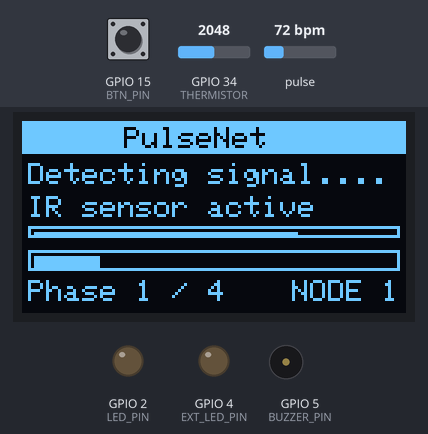
Recording of a sketch running on a simulated ESP32. On the bench: 128×64 one-colour display, output pins drawn as LEDs (lit = HIGH), buzzer (waves = sounding, pin HIGH). Inputs (shaded band) come from the test bench; at power-on: GPIO 34 (THERMISTOR) = 2048, GPIO 15 (BTN_PIN) HIGH, pulse 72 bpm. Random numbers use the default seed unless the sketch sets one; what the sketch prints to the serial monitor is not drawn.

Above: at 2.7 s.
2.8 s: GPIO 34 (THERMISTOR) set to 2509
At 7.0 s:
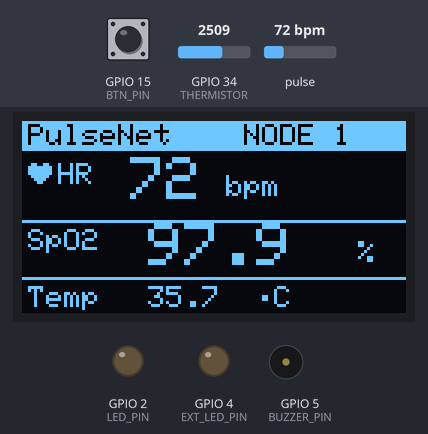
7.1 s: GPIO 34 (THERMISTOR) set to 2615
At 8.3 s:
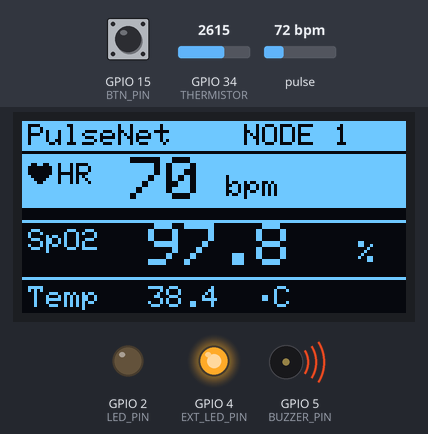
11.4 s: GPIO 34 (THERMISTOR) set to 2866
At 12.7 s:
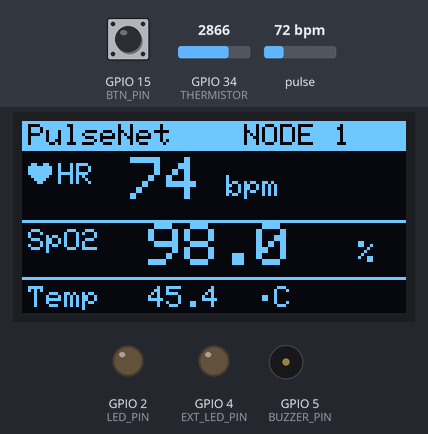
13.4 s: GPIO 15 (BTN_PIN) pulled LOW for 0.15 s
At 17.8 s:
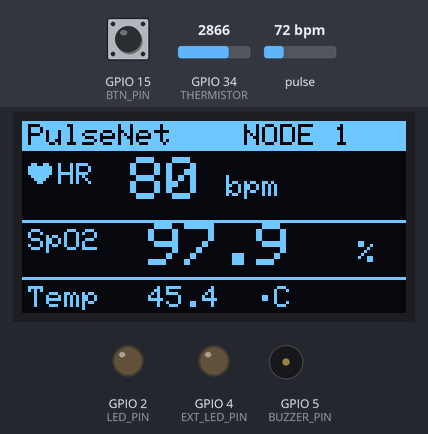
18.1 s: GPIO 15 (BTN_PIN) pulled LOW for 1 s
At 23.8 s:
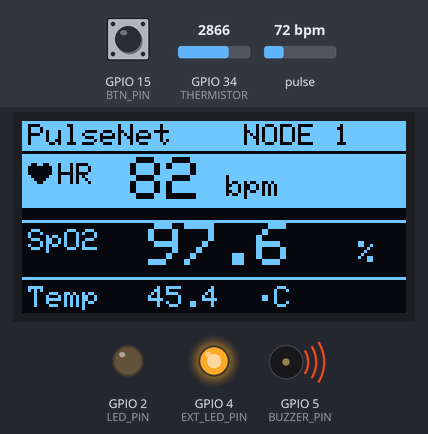
Timing chart, 0 to 24.7 s (numbered marks = the images above; inputs shaded):
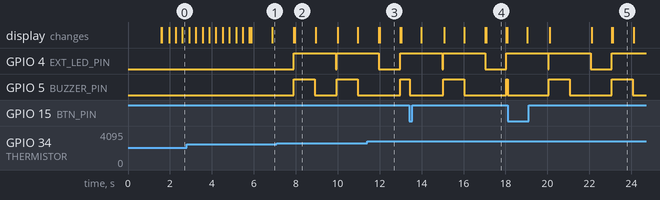

Measured:
- the behaviour switches between 2568 and 2569 on GPIO 34 (THERMISTOR) (found by bisection; images 1 and 2)
- after the input at 7.1 s, GPIO 4 (EXT_LED_PIN): LOW → HIGH after 0.81 s, → LOW 2.0 s later, → HIGH 0.04 s later; GPIO 5 (BUZZER_PIN): alternates HIGH for 1.0 s and LOW for 1.0 s, starting after 0.81 s
- what the display in image 2 shows lasts 1.0 s, from 8.0 s to 9.0 s

The sketch:

edge_node.ino
```cpp
/*
 * ============================================
 *  PulseNet — Edge Node (Direct Serial Mode)
 * ============================================
 *  Hardware:
 *    - ESP32 Dev Module
 *    - MAX30102 (Heart Rate + SpO2)
 *    - NTC 10K Thermistor (GPIO 34)
 *    - Onboard LED (GPIO 2) + External LED (GPIO 4)
 *    - Buzzer (GPIO 5)
 *    - SSD1306 OLED 0.96" (I2C — SDA 21, SCL 22)
 * ============================================
 */

#include <Wire.h>
#include "MAX30105.h"
#include <math.h>
#include <esp_now.h>
#include <WiFi.h>
#include <Adafruit_GFX.h>
#include <Adafruit_SSD1306.h>

// ═════════ CONFIG ═════════
#define NODE_ID             1
#define FINGER_THRESH       50000
#define DC_WIN              32
#define FIR_LEN             15

#define LED_PIN             2
#define EXT_LED_PIN         4
#define BUZZER_PIN          5
#define BTN_PIN 15   // Push button pin

#define THERMISTOR          34
#define SERIES_RESISTOR     10000
#define NOMINAL_RESISTANCE  10000
#define NOMINAL_TEMPERATURE 25
#define B_COEFFICIENT       3950

// ═════════ ALERT THRESHOLDS ═════════
#define TEMP_HIGH      37.2
#define TEMP_LOW       10.0
#define HR_HIGH        90
#define HR_LOW         60
#define SPO2_HIGH      100.0
#define SPO2_LOW       90.0
#define ALERT_DURATION 2000

// ═════════ OLED CONFIG ═════════
#define SCREEN_WIDTH  128
#define SCREEN_HEIGHT 64
#define OLED_RESET    -1
#define OLED_ADDRESS  0x3C

Adafruit_SSD1306 display(SCREEN_WIDTH, SCREEN_HEIGHT, &Wire, OLED_RESET);

// ═════════ STABILISING CONFIG ═════════
#define STAB_DURATION 4000    // 4 seconds total stabilising window

// Number of named phases shown during stabilising
// Each phase occupies an equal slice of STAB_DURATION
#define STAB_PHASES   4

// Phase labels shown one-by-one on the OLED
const char* stabPhaseLabel[STAB_PHASES] = {
  "Detecting signal...",
  "Collecting data...",
  "Stabilising...",
  "Almost ready..."
};

// Small detail lines shown under each phase label
const char* stabPhaseDetail[STAB_PHASES] = {
  "IR sensor active",
  "Reading IR signal",
  "Filtering noise",
  "Locking values"
};

// heartbeat icon — 8×8 bitmap
static const uint8_t PROGMEM heartBmp[] = {
  0b01100110,
  0b11111111,
  0b11111111,
  0b11111111,
  0b01111110,
  0b00111100,
  0b00011000,
  0b00000000
};

const float FIR[FIR_LEN] = {
  0.0120, 0.0220, 0.0444, 0.0736, 0.1030,
  0.1256, 0.1390, 0.1390, 0.1256, 0.1030,
  0.0736, 0.0444, 0.0220, 0.0120, 0.0000
};

uint8_t espB_MAC[] = {0x70, 0x4B, 0xCA, 0x58, 0x66, 0x2C};

typedef struct vitals_packet {
  int   node_id;
  int   heart_rate;
  float spo2;
  float temperature;
  bool  alert_active;
} vitals_packet;

// ═════════ GLOBALS ═════════
MAX30105 sensor;

long  irBuf[DC_WIN] = {};
long  irSum  = 0;
int   dcIdx  = 0;
float irDL[FIR_LEN] = {};

int  displayHR, baseHR, minHR, maxHR;
bool goingUp;
int  stepSize    = 1;
int  holdCounter = 0;
int  cycleLength = 0;

unsigned long lastHRUpdate = 0;
unsigned long lastPrintMs  = 0;

long  lastIR       = 0;
float irTrend      = 0;
float fakeAC       = 1200;
bool  fingerOn     = false;
bool  beatDetected = false;
unsigned long ledOnTime = 0;
float prevIR   = 0;
float prevDiff = 0;

// cached vitals for OLED
int   oled_hr   = 0;
float oled_spo2 = 0.0f;
float oled_temp = 0.0f;

// idle animation
unsigned long lastIdleFrame = 0;
uint8_t idleFrame = 0;

// stabilising state
bool          stabilising  = false;
unsigned long stabStartMs  = 0;

// spinner tick — advances independently for dot animation
unsigned long lastSpinMs   = 0;
uint8_t       spinTick     = 0;   // 0-3 — drives the "..." dot count

// ═════════ ALERT BLOCK ═════════
volatile bool alertTriggered = false;
bool          alertActive    = false;
unsigned long alertStartTime = 0;

void IRAM_ATTR alertISR() { alertTriggered = true; }

void checkAlertConditions(int hr, float spo2, float temp) {
  if (alertActive) return;
  if (temp > TEMP_HIGH || temp < TEMP_LOW ||
      hr   > HR_HIGH   || hr   < HR_LOW   ||
      spo2 > SPO2_HIGH || spo2 < SPO2_LOW) alertISR();
}

void handleAlert() {
  static bool buzzerStopped = false;

  // ── Trigger alert ─────────────────────
  if (alertTriggered && !alertActive) {
    alertTriggered = false;
    alertActive    = true;
    alertStartTime = millis();
    buzzerStopped  = false;

    digitalWrite(EXT_LED_PIN, HIGH);
    digitalWrite(BUZZER_PIN,  HIGH);
  }

  // ── If alert is active ─────────────────
  if (alertActive) {

    // 🔘 Check button press (LOW = pressed)
    if (digitalRead(BTN_PIN) == LOW && !buzzerStopped) {
      digitalWrite(BUZZER_PIN, LOW);
      buzzerStopped = true;
    }

    // ⏱ Auto OFF after 1 second if not pressed
    if (!buzzerStopped && millis() - alertStartTime >= 1000) {
      digitalWrite(BUZZER_PIN, LOW);
      buzzerStopped = true;
    }

    // 🔚 Fully stop alert after ALERT_DURATION (keep LED logic same)
    if (millis() - alertStartTime >= ALERT_DURATION) {
      alertActive = false;
      digitalWrite(EXT_LED_PIN, LOW);
      digitalWrite(BUZZER_PIN,  LOW);
    }
  }
}

// ═════════ THERMISTOR ═════════
float readTemperature() {
  int adc = analogRead(THERMISTOR);
  float r  = SERIES_RESISTOR * ((4095.0f / adc) - 1.0f);
  float t  = log(r / NOMINAL_RESISTANCE) / B_COEFFICIENT
             + 1.0f / (NOMINAL_TEMPERATURE + 273.15f);
  return (1.0f / t) - 273.15f;
}

// ═════════ DSP ═════════
float removeDC(long raw) {
  irSum -= irBuf[dcIdx];
  irBuf[dcIdx] = raw;
  irSum += raw;
  return raw - irSum / DC_WIN;
}

float FIRfilter(float x) {
  memmove(&irDL[1], &irDL[0], (FIR_LEN - 1) * sizeof(float));
  irDL[0] = x;
  float y = 0;
  for (int i = 0; i < FIR_LEN; i++) y += FIR[i] * irDL[i];
  return y;
}

// ═════════ RESET ═════════
void resetSystem() {
  memset(irBuf, 0, sizeof(irBuf));
  memset(irDL,  0, sizeof(irDL));
  irSum = 0; dcIdx = 0;
  baseHR      = random(65, 85);
  displayHR   = baseHR;
  minHR       = baseHR - random(3, 7);
  maxHR       = baseHR + random(4, 10);
  goingUp     = random(0, 2);
  stepSize    = 1;
  holdCounter = random(0, 2);
  cycleLength = random(4, 12);
  lastIR = 0; irTrend = 0;
  fakeAC = random(1000, 1800);
}

// ═════════ HR ENGINE ═════════
void updateHRFlow(long currentIR) {
  if (millis() - lastHRUpdate < 1000) return;
  lastHRUpdate = millis();
  float diff = currentIR - lastIR;
  lastIR  = currentIR;
  irTrend = 0.8f * irTrend + 0.2f * diff;
  static int stressTimer = 0;
  if (abs(irTrend) > 2000) stressTimer = 5;
  if (stressTimer > 0) { maxHR += random(1, 3); stressTimer--; }
  else {
    if (maxHR > baseHR + 5) maxHR--;
    if (minHR < baseHR - 5) minHR++;
  }
  if (random(0, 15) == 0) {
    baseHR = random(65, 85);
    minHR  = baseHR - random(3, 6);
    maxHR  = baseHR + random(4, 8);
  }
  stepSize = (random(0, 10) == 0) ? 2 : 1;
  if (holdCounter > 0) { holdCounter--; }
  else {
    if (goingUp) {
      displayHR += stepSize;
      if (displayHR >= maxHR || random(0, cycleLength) == 0)
        { goingUp = false; holdCounter = random(0, 3); }
    } else {
      displayHR -= stepSize;
      if (displayHR <= minHR || random(0, cycleLength) == 0)
        { goingUp = true; holdCounter = random(0, 3); }
    }
  }
  if (random(0, 8)  == 0) displayHR += random(-1, 2);
  if (abs(irTrend) < 500) {
    if (displayHR > baseHR) displayHR--;
    else if (displayHR < baseHR) displayHR++;
  }
  if (random(0, 20) == 0) { minHR += random(-1, 2); maxHR += random(-1, 2); }
  displayHR = constrain(displayHR, 60, 100);
}

// ═════════ BEAT DETECTION ═════════
void detectBeat(float cur) {
  float diff = cur - prevIR;
  if (prevDiff > 0 && diff < 0 && cur > 1000) beatDetected = true;
  prevDiff = diff; prevIR = cur;
}

// ═════════ LED HANDLER ═════════
void handleBeatLED() {
  if (beatDetected) {
    digitalWrite(LED_PIN, HIGH);
    if (!alertActive) digitalWrite(EXT_LED_PIN, HIGH);
    ledOnTime = millis(); beatDetected = false;
  }
  if (millis() - ledOnTime > 80) {
    digitalWrite(LED_PIN, LOW);
    if (!alertActive) digitalWrite(EXT_LED_PIN, LOW);
  }
}

// ═════════ SEND JSON ═════════
void sendJSON(int hr, float spo2, float temp) {
  Serial.print(F("{\"node_id\":"));  Serial.print(NODE_ID);
  Serial.print(F(",\"heart_rate\":")); Serial.print(hr);
  Serial.print(F(",\"spo2\":"));      Serial.print(spo2, 1);
  Serial.print(F(",\"temperature\":")); Serial.print(temp, 1);
  Serial.println(F("}"));
}

// ═══════════════════════════════════════════════════════
//  OLED HELPER — centred text on a given Y row
// ═══════════════════════════════════════════════════════
void printCentered(const char* str, int y, uint8_t size = 1) {
  display.setTextSize(size);
  int16_t x1, y1; uint16_t w, h;
  display.getTextBounds(str, 0, y, &x1, &y1, &w, &h);
  display.setCursor((SCREEN_WIDTH - w) / 2, y);
  display.print(str);
}

// ═══════════════════════════════════════════════════════
//  OLED — IDLE SCREEN  (original compact layout kept)
//
//  ┌──────────────────────────────┐
//  │  -- PulseNet --              │  y=0
//  │                              │
//  │    ( pulsing ring anim )     │  centre
//  │                              │
//  │  Please place finger         │  y=48
//  │       on sensor              │  y=57
//  └──────────────────────────────┘
// ═══════════════════════════════════════════════════════
void drawIdle() {
  display.clearDisplay();
  display.setTextColor(SSD1306_WHITE);

  // title
  printCentered("-- PulseNet --", 0);

  // pulsing concentric rings centred at (64, 30)
  int cx = 64, cy = 30;
  uint8_t r = 8 + idleFrame * 4;               // 8 / 12 / 16 / 20
  display.fillCircle(cx, cy, 5, SSD1306_WHITE);
  display.drawCircle(cx, cy, r, SSD1306_WHITE);
  if (idleFrame > 1)
    display.drawCircle(cx, cy, r - 5, SSD1306_WHITE);

  // prompt — two short lines that easily fit 128 px
  printCentered("Please place finger", 48);
  printCentered("on sensor", 57);

  display.display();

  if (millis() - lastIdleFrame > 600) {
    idleFrame     = (idleFrame + 1) % 4;
    lastIdleFrame = millis();
  }
}

// ═══════════════════════════════════════════════════════
//  OLED — STABILISING SCREEN  (4 s, 4 animated phases)
//
//  ┌──────────────────────────────┐
//  │  ▓▓▓▓▓▓ PulseNet ▓▓▓▓▓▓     │  title bar (inverted)
//  │                              │
//  │  Detecting signal...         │  phase label + dot anim
//  │  IR sensor active            │  detail line
//  │                              │
//  │  [████████░░░░░░░░░░░░░░]    │  overall progress bar
//  │  Phase 1 / 4                 │  phase counter
//  └──────────────────────────────┘
// ═══════════════════════════════════════════════════════
void drawStabilising() {
  display.clearDisplay();
  display.setTextColor(SSD1306_WHITE);

  // ── Title bar ─────────────────────────────────
  display.fillRect(0, 0, SCREEN_WIDTH, 11, SSD1306_WHITE);
  display.setTextColor(SSD1306_BLACK);
  display.setTextSize(1);
  // centre "PulseNet" in inverted bar
  display.setCursor(34, 2);
  display.print(F("PulseNet"));
  display.setTextColor(SSD1306_WHITE);

  // ── Elapsed time & phase ──────────────────────
  unsigned long elapsed = millis() - stabStartMs;
  if (elapsed > STAB_DURATION) elapsed = STAB_DURATION;

  // which phase are we in?  (0-based)
  uint8_t phase = (uint8_t)((elapsed * STAB_PHASES) / STAB_DURATION);
  if (phase >= STAB_PHASES) phase = STAB_PHASES - 1;

  // how far through the CURRENT phase? (0-255 for a sub-progress bar)
  unsigned long phaseLen     = STAB_DURATION / STAB_PHASES;   // ms per phase
  unsigned long phaseElapsed = elapsed - phase * phaseLen;
  if (phaseElapsed > phaseLen) phaseElapsed = phaseLen;

  // ── Animate spinner dots every 400 ms ─────────
  if (millis() - lastSpinMs > 400) {
    spinTick   = (spinTick + 1) % 4;
    lastSpinMs = millis();
  }

  // build "label + dots" string  e.g. "Detecting signal.."
  char labelBuf[28];
  strncpy(labelBuf, stabPhaseLabel[phase], 24);
  // append 0-3 dots
  uint8_t dotCount = spinTick;            // 0,1,2,3
  for (uint8_t d = 0; d < dotCount; d++) {
    uint8_t len = strlen(labelBuf);
    if (len < 26) { labelBuf[len] = '.'; labelBuf[len + 1] = '\0'; }
  }

  // ── Phase label ───────────────────────────────
  display.setTextSize(1);
  display.setCursor(2, 14);
  display.print(labelBuf);

  // ── Detail line ───────────────────────────────
  display.setCursor(2, 25);
  display.print(stabPhaseDetail[phase]);

  // ── Per-phase sub-progress bar (thin, 4 px tall) ──
  // shows progress within the current phase only
  display.drawRect(2, 35, 124, 4, SSD1306_WHITE);
  int subFill = (int)((phaseElapsed * 120UL) / phaseLen);
  if (subFill > 0) display.fillRect(4, 37, subFill, 2, SSD1306_WHITE);

  // ── Overall progress bar (6 px tall) ──────────
  display.drawRect(2, 43, 124, 7, SSD1306_WHITE);
  int totalFill = (int)((elapsed * 120UL) / STAB_DURATION);
  if (totalFill > 0) display.fillRect(4, 45, totalFill, 4, SSD1306_WHITE);

  // ── Phase counter ─────────────────────────────
  char phaseBuf[16];
  snprintf(phaseBuf, sizeof(phaseBuf), "Phase %d / %d", phase + 1, STAB_PHASES);
  display.setCursor(2, 53);
  display.print(phaseBuf);

  // ── Node ID (right-aligned on same row) ───────
  char nodeBuf[10];
  snprintf(nodeBuf, sizeof(nodeBuf), "NODE %d", NODE_ID);
  int16_t x1, y1; uint16_t w, h;
  display.getTextBounds(nodeBuf, 0, 53, &x1, &y1, &w, &h);
  display.setCursor(SCREEN_WIDTH - w - 2, 53);
  display.print(nodeBuf);

  display.display();
}

// ═══════════════════════════════════════════════════════
//  OLED — VITALS SCREEN
// ═══════════════════════════════════════════════════════
void drawVitals(int hr, float spo2, float temp) {
  display.clearDisplay();

  // title bar
  display.fillRect(0, 0, SCREEN_WIDTH, 10, SSD1306_WHITE);
  display.setTextColor(SSD1306_BLACK);
  display.setTextSize(1);
  display.setCursor(2, 1);  display.print(F("PulseNet"));
  display.setCursor(74, 1); display.print(F("NODE ")); display.print(NODE_ID);
  display.setTextColor(SSD1306_WHITE);

  // heart rate
  display.drawBitmap(2, 14, heartBmp, 8, 8, SSD1306_WHITE);
  display.setTextSize(1); display.setCursor(12, 14); display.print(F("HR"));
  display.setTextSize(2); display.setCursor(36, 12); display.print(hr);
  display.setTextSize(1); display.setCursor(68, 18); display.print(F("bpm"));
  if (alertActive) display.fillRect(0, 11, SCREEN_WIDTH, 18, SSD1306_INVERSE);

  // SpO2
  display.drawLine(0, 33, 127, 33, SSD1306_WHITE);
  display.setTextSize(1); display.setCursor(2, 36);  display.print(F("SpO2"));
  display.setTextSize(2); display.setCursor(42, 34); display.print(spo2, 1);
  display.setTextSize(1); display.setCursor(112, 40); display.print(F("%"));

  // Temperature
  display.drawLine(0, 52, 127, 52, SSD1306_WHITE);
  display.setTextSize(1); display.setCursor(2, 55);  display.print(F("Temp"));
  display.setCursor(42, 55); display.print(temp, 1);
  display.setCursor(78, 55); display.print(F("\xF8""C"));

  display.display();
}

// ═════════ ESP-NOW ═════════
vitals_packet outPacket;

void espNowInit() {
  WiFi.mode(WIFI_STA);
  if (esp_now_init() != ESP_OK) {
    Serial.println(F("{\"error\":\"ESP-NOW init failed\"}"));
    return;
  }
  esp_now_peer_info_t peer = {};
  memcpy(peer.peer_addr, espB_MAC, 6);
  peer.channel = 0; peer.encrypt = false;
  esp_now_add_peer(&peer);
}

void sendESPNow(int hr, float spo2, float temp, bool alert) {
  outPacket.node_id      = NODE_ID;
  outPacket.heart_rate   = hr;
  outPacket.spo2         = spo2;
  outPacket.temperature  = temp;
  outPacket.alert_active = alert;
  esp_now_send(espB_MAC, (uint8_t*)&outPacket, sizeof(outPacket));
}

// ═════════ SETUP ═════════
void setup() {
  Serial.begin(115200);
  Wire.begin(21, 22);

  pinMode(LED_PIN,     OUTPUT);
  pinMode(EXT_LED_PIN, OUTPUT);
  pinMode(BUZZER_PIN,  OUTPUT);
  pinMode(THERMISTOR,  INPUT);
  pinMode(BTN_PIN, INPUT_PULLUP);

  if (!display.begin(SSD1306_SWITCHCAPVCC, OLED_ADDRESS)) {
    Serial.println(F("{\"error\":\"OLED not found\"}"));
  } else {
    display.clearDisplay();
    display.setTextColor(SSD1306_WHITE);
    display.setTextSize(2);
    display.setCursor(10, 10); display.print(F("PulseNet"));
    display.setTextSize(1);
    display.setCursor(20, 34); display.print(F("Edge Node v1.0"));
    display.setCursor(26, 50); display.print(F("Initialising..."));
    display.display();
    delay(1500);
  }

  if (!sensor.begin(Wire, I2C_SPEED_FAST)) {
    Serial.println(F("{\"error\":\"MAX30102 not found\"}"));
    while (1);
  }
  sensor.setup(60, 4, 2, 100, 411, 4096);
  sensor.setPulseAmplitudeIR(0x3C);

  randomSeed(analogRead(0));
  Serial.println(F("{\"status\":\"ready\",\"message\":\"Place finger...\"}"));
  espNowInit();
}

// ═════════ LOOP ═════════
void loop() {
  handleAlert();

  sensor.check();
  if (!sensor.available()) {
    if (!fingerOn) drawIdle();
    return;
  }

  long ir = sensor.getIR();
  sensor.nextSample();

  static int stableCount = 0;
  if (ir > FINGER_THRESH) stableCount++;
  else stableCount = 0;

  bool prev = fingerOn;
  fingerOn  = (stableCount > 5);

  // ── Finger removed ──────────────────────────────
  if (!fingerOn) {
    if (prev) {
      Serial.println(F("{\"status\":\"no_finger\"}"));
      oled_hr = 0; oled_spo2 = 0.0f; oled_temp = 0.0f;
      stabilising = false;
    }
    digitalWrite(LED_PIN, LOW);
    if (!alertActive) digitalWrite(EXT_LED_PIN, LOW);
    drawIdle();
    return;
  }

  // ── Finger just placed ───────────────────────────
  if (!prev && fingerOn) {
    Serial.println(F("{\"status\":\"measuring\"}"));
    randomSeed(millis());
    resetSystem();
    stabilising = true;
    stabStartMs = millis();
    spinTick    = 0;
    lastSpinMs  = millis();
  }

  // ── Stabilising window ───────────────────────────
  if (stabilising) {
    drawStabilising();
    // DSP warms up silently in background
    float irAC = FIRfilter(removeDC(ir));
    dcIdx = (dcIdx + 1) % DC_WIN;
    updateHRFlow(ir);
    if (millis() - stabStartMs >= STAB_DURATION) stabilising = false;
    return;                   // no vitals shown yet
  }

  // ── Normal measurement ───────────────────────────
  float irAC = FIRfilter(removeDC(ir));
  dcIdx = (dcIdx + 1) % DC_WIN;

  detectBeat(irAC);
  handleBeatLED();
  updateHRFlow(ir);

  if (millis() - lastPrintMs < 1000) {
    if (oled_hr > 0) drawVitals(oled_hr, oled_spo2, oled_temp);
    return;
  }
  lastPrintMs = millis();

  fakeAC     = 0.9f * fakeAC + 0.1f * (1200 + random(-200, 200));
  float spo2 = 97.5f + sin(millis() / 8000.0f) * 0.5f + random(-2, 2) * 0.05f;
  float temp = readTemperature();

  oled_hr   = displayHR;
  oled_spo2 = spo2;
  oled_temp = temp;

  sendJSON(displayHR, spo2, temp);
  drawVitals(displayHR, spo2, temp);

  checkAlertConditions(displayHR, spo2, temp);
  sendESPNow(displayHR, spo2, temp, alertActive);
}
```
